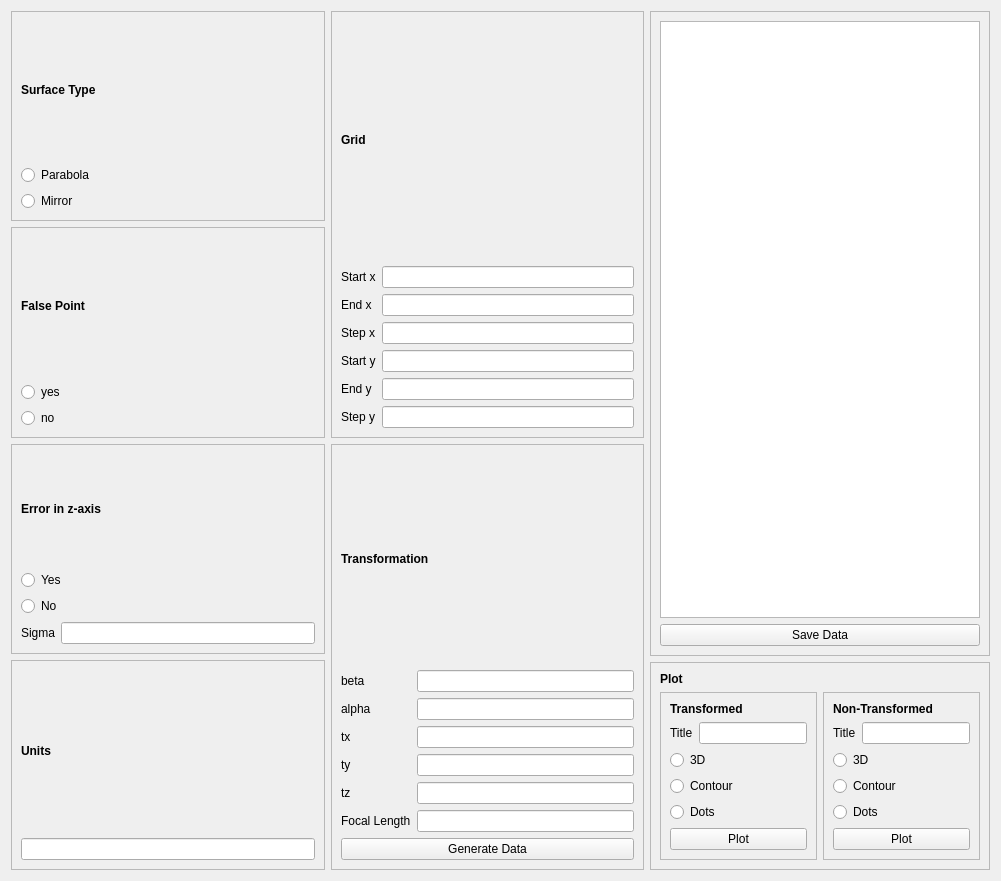
               <widget class="QWidget" name="scrollAreaWidgetContents_2">
                <property name="geometry">
                 <rect>
                  <x>0</x>
                  <y>0</y>
                  <width>1001</width>
                  <height>881</height>
                 </rect>
                </property>
                <layout class="QVBoxLayout" name="verticalLayout_31">
                 <item>
                  <layout class="QHBoxLayout" name="horizontalLayout_7">
                   <item>
                    <layout class="QVBoxLayout" name="verticalLayout">
                     <item>
                      <widget class="QFrame" name="frame">
                       <property name="frameShape">
                        <enum>QFrame::StyledPanel</enum>
                       </property>
                       <property name="frameShadow">
                        <enum>QFrame::Raised</enum>
                       </property>
                       <layout class="QVBoxLayout" name="verticalLayout_9">
                        <item>
                         <layout class="QVBoxLayout" name="verticalLayout_8">
                          <item>
                           <widget class="Label_Info" name="label_2">
                            <property name="frameShape">
                             <enum>QFrame::NoFrame</enum>
                            </property>
                            <property name="text">
                             <string>&lt;html&gt;&lt;head/&gt;&lt;body&gt;&lt;p&gt;&lt;span style=&quot; font-weight:600;&quot;&gt;Surface Type&lt;/span&gt;&lt;/p&gt;&lt;/body&gt;&lt;/html&gt;</string>
                            </property>
                           </widget>
                          </item>
                          <item>
                           <widget class="QRadioButton" name="radioButton">
                            <property name="text">
                             <string>Parabola</string>
                            </property>
                           </widget>
                          </item>
                          <item>
                           <widget class="QRadioButton" name="radioButton_2">
                            <property name="text">
                             <string>Mirror</string>
                            </property>
                           </widget>
                          </item>
                         </layout>
                        </item>
                       </layout>
                      </widget>
                     </item>
                     <item>
                      <widget class="QFrame" name="frame_2">
                       <property name="frameShape">
                        <enum>QFrame::StyledPanel</enum>
                       </property>
                       <property name="frameShadow">
                        <enum>QFrame::Raised</enum>
                       </property>
                       <layout class="QVBoxLayout" name="verticalLayout_7">
                        <item>
                         <layout class="QVBoxLayout" name="verticalLayout_6">
                          <item>
                           <widget class="Label_Info" name="label_3">
                            <property name="text">
                             <string>&lt;html&gt;&lt;head/&gt;&lt;body&gt;&lt;p&gt;&lt;span style=&quot; font-weight:600;&quot;&gt;False Point&lt;/span&gt;&lt;/p&gt;&lt;/body&gt;&lt;/html&gt;</string>
                            </property>
                           </widget>
                          </item>
                          <item>
                           <widget class="QRadioButton" name="radioButton_3">
                            <property name="text">
                             <string>yes</string>
                            </property>
                           </widget>
                          </item>
                          <item>
                           <widget class="QRadioButton" name="radioButton_4">
                            <property name="text">
                             <string>no</string>
                            </property>
                           </widget>
                          </item>
                         </layout>
                        </item>
                       </layout>
                      </widget>
                     </item>
                     <item>
                      <widget class="QFrame" name="frame_3">
                       <property name="frameShape">
                        <enum>QFrame::StyledPanel</enum>
                       </property>
                       <property name="frameShadow">
                        <enum>QFrame::Raised</enum>
                       </property>
                       <layout class="QVBoxLayout" name="verticalLayout_5">
                        <item>
                         <layout class="QVBoxLayout" name="verticalLayout_4">
                          <item>
                           <widget class="Label_Info" name="label_4">
                            <property name="text">
                             <string>&lt;html&gt;&lt;head/&gt;&lt;body&gt;&lt;p&gt;&lt;span style=&quot; font-weight:600;&quot;&gt;Error in z-axis&lt;/span&gt;&lt;/p&gt;&lt;/body&gt;&lt;/html&gt;</string>
                            </property>
                           </widget>
                          </item>
                          <item>
                           <widget class="QRadioButton" name="radioButton_5">
                            <property name="text">
                             <string>Yes</string>
                            </property>
                           </widget>
                          </item>
                          <item>
                           <widget class="QRadioButton" name="radioButton_6">
                            <property name="text">
                             <string>No</string>
                            </property>
                           </widget>
                          </item>
                          <item>
                           <layout class="QHBoxLayout" name="horizontalLayout">
                            <item>
                             <widget class="QLabel" name="label_5">
                              <property name="text">
                               <string>Sigma</string>
                              </property>
                             </widget>
                            </item>
                            <item>
                             <widget class="QLineEdit" name="lineEdit"/>
                            </item>
                           </layout>
                          </item>
                         </layout>
                        </item>
                       </layout>
                      </widget>
                     </item>
                     <item>
                      <widget class="QFrame" name="frame_6">
                       <property name="frameShape">
                        <enum>QFrame::StyledPanel</enum>
                       </property>
                       <property name="frameShadow">
                        <enum>QFrame::Raised</enum>
                       </property>
                       <layout class="QVBoxLayout" name="verticalLayout_3">
                        <item>
                         <layout class="QVBoxLayout" name="verticalLayout_2">
                          <item>
                           <widget class="Label_Info" name="label_20">
                            <property name="text">
                             <string>&lt;html&gt;&lt;head/&gt;&lt;body&gt;&lt;p&gt;&lt;span style=&quot; font-weight:600;&quot;&gt;Units&lt;/span&gt;&lt;/p&gt;&lt;/body&gt;&lt;/html&gt;</string>
                            </property>
                           </widget>
                          </item>
                          <item>
                           <widget class="QLineEdit" name="lineEdit_14"/>
                          </item>
                         </layout>
                        </item>
                       </layout>
                      </widget>
                     </item>
                    </layout>
                   </item>
                   <item>
                    <layout class="QVBoxLayout" name="verticalLayout_30">
                     <item>
                      <widget class="QFrame" name="frame_4">
                       <property name="frameShape">
                        <enum>QFrame::StyledPanel</enum>
                       </property>
                       <property name="frameShadow">
                        <enum>QFrame::Raised</enum>
                       </property>
                       <layout class="QVBoxLayout" name="verticalLayout_17">
                        <item>
                         <layout class="QVBoxLayout" name="verticalLayout_16">
                          <item>
                           <widget class="Label_Info" name="label_6">
                            <property name="text">
                             <string>&lt;html&gt;&lt;head/&gt;&lt;body&gt;&lt;p&gt;&lt;span style=&quot; font-weight:600;&quot;&gt;Grid&lt;/span&gt;&lt;/p&gt;&lt;/body&gt;&lt;/html&gt;</string>
                            </property>
                           </widget>
                          </item>
                          <item>
                           <layout class="QHBoxLayout" name="horizontalLayout_3">
                            <item>
                             <layout class="QVBoxLayout" name="verticalLayout_14">
                              <item>
                               <widget class="QLabel" name="label_7">
                                <property name="text">
                                 <string>&lt;html&gt;&lt;head/&gt;&lt;body&gt;&lt;p&gt;Start x&lt;/p&gt;&lt;/body&gt;&lt;/html&gt;</string>
                                </property>
                               </widget>
                              </item>
                              <item>
                               <widget class="QLabel" name="label_8">
                                <property name="text">
                                 <string>End x</string>
                                </property>
                               </widget>
                              </item>
                              <item>
                               <widget class="QLabel" name="label_9">
                                <property name="text">
                                 <string>Step x</string>
                                </property>
                               </widget>
                              </item>
                              <item>
                               <widget class="QLabel" name="label_10">
                                <property name="text">
                                 <string>Start y</string>
                                </property>
                               </widget>
                              </item>
                              <item>
                               <widget class="QLabel" name="label_11">
                                <property name="text">
                                 <string>End y</string>
                                </property>
                               </widget>
                              </item>
                              <item>
                               <widget class="QLabel" name="label_12">
                                <property name="text">
                                 <string>Step y</string>
                                </property>
                               </widget>
                              </item>
                             </layout>
                            </item>
                            <item>
                             <layout class="QVBoxLayout" name="verticalLayout_15">
                              <item>
                               <widget class="QLineEdit" name="lineEdit_7"/>
                              </item>
                              <item>
                               <widget class="QLineEdit" name="lineEdit_2"/>
                              </item>
                              <item>
                               <widget class="QLineEdit" name="lineEdit_3"/>
                              </item>
                              <item>
                               <widget class="QLineEdit" name="lineEdit_4"/>
                              </item>
                              <item>
                               <widget class="QLineEdit" name="lineEdit_5"/>
                              </item>
                              <item>
                               <widget class="QLineEdit" name="lineEdit_6"/>
                              </item>
                             </layout>
                            </item>
                           </layout>
                          </item>
                         </layout>
                        </item>
                       </layout>
                      </widget>
                     </item>
                     <item>
                      <widget class="QFrame" name="frame_5">
                       <property name="frameShape">
                        <enum>QFrame::StyledPanel</enum>
                       </property>
                       <property name="frameShadow">
                        <enum>QFrame::Raised</enum>
                       </property>
                       <layout class="QVBoxLayout" name="verticalLayout_13">
                        <item>
                         <layout class="QVBoxLayout" name="verticalLayout_12">
                          <item>
                           <widget class="Label_Info" name="label_13">
                            <property name="text">
                             <string>&lt;html&gt;&lt;head/&gt;&lt;body&gt;&lt;p&gt;&lt;span style=&quot; font-weight:600;&quot;&gt;Transformation&lt;/span&gt;&lt;/p&gt;&lt;/body&gt;&lt;/html&gt;</string>
                            </property>
                           </widget>
                          </item>
                          <item>
                           <layout class="QHBoxLayout" name="horizontalLayout_2">
                            <item>
                             <layout class="QVBoxLayout" name="verticalLayout_10">
                              <item>
                               <widget class="QLabel" name="label_14">
                                <property name="text">
                                 <string>beta</string>
                                </property>
                               </widget>
                              </item>
                              <item>
                               <widget class="QLabel" name="label_15">
                                <property name="text">
                                 <string>alpha</string>
                                </property>
                               </widget>
                              </item>
                              <item>
                               <widget class="QLabel" name="label_16">
                                <property name="text">
                                 <string>tx</string>
                                </property>
                               </widget>
                              </item>
                              <item>
                               <widget class="QLabel" name="label_17">
                                <property name="text">
                                 <string>ty</string>
                                </property>
                               </widget>
                              </item>
                              <item>
                               <widget class="QLabel" name="label_18">
                                <property name="text">
                                 <string>tz</string>
                                </property>
                               </widget>
                              </item>
                              <item>
                               <widget class="QLabel" name="label_19">
                                <property name="text">
                                 <string>Focal Length</string>
                                </property>
                               </widget>
                              </item>
                             </layout>
                            </item>
                            <item>
                             <layout class="QVBoxLayout" name="verticalLayout_11">
                              <item>
                               <widget class="QLineEdit" name="lineEdit_8"/>
                              </item>
                              <item>
                               <widget class="QLineEdit" name="lineEdit_9"/>
                              </item>
                              <item>
                               <widget class="QLineEdit" name="lineEdit_10"/>
                              </item>
                              <item>
                               <widget class="QLineEdit" name="lineEdit_11"/>
                              </item>
                              <item>
                               <widget class="QLineEdit" name="lineEdit_12"/>
                              </item>
                              <item>
                               <widget class="QLineEdit" name="lineEdit_13"/>
                              </item>
                             </layout>
                            </item>
                           </layout>
                          </item>
                          <item>
                           <widget class="QPushButton" name="pushButton_3">
                            <property name="text">
                             <string>Generate Data</string>
                            </property>
                           </widget>
                          </item>
                         </layout>
                        </item>
                       </layout>
                      </widget>
                     </item>
                    </layout>
                   </item>
                   <item>
                    <layout class="QVBoxLayout" name="verticalLayout_29">
                     <item>
                      <widget class="QFrame" name="frame_20">
                       <property name="frameShape">
                        <enum>QFrame::StyledPanel</enum>
                       </property>
                       <property name="frameShadow">
                        <enum>QFrame::Raised</enum>
                       </property>
                       <layout class="QVBoxLayout" name="verticalLayout_28">
                        <item>
                         <layout class="QVBoxLayout" name="verticalLayout_27">
                          <item>
                           <widget class="QTextEdit" name="textEdit"/>
                          </item>
                          <item>
                           <widget class="QPushButton" name="pushButton_2">
                            <property name="text">
                             <string>Save Data</string>
                            </property>
                           </widget>
                          </item>
                         </layout>
                        </item>
                       </layout>
                      </widget>
                     </item>
                     <item>
                      <widget class="QFrame" name="frame_7">
                       <property name="frameShape">
                        <enum>QFrame::StyledPanel</enum>
                       </property>
                       <property name="frameShadow">
                        <enum>QFrame::Raised</enum>
                       </property>
                       <layout class="QVBoxLayout" name="verticalLayout_26">
                        <item>
                         <layout class="QVBoxLayout" name="verticalLayout_25">
                          <item>
                           <widget class="QLabel" name="label_21">
                            <property name="text">
                             <string>&lt;html&gt;&lt;head/&gt;&lt;body&gt;&lt;p&gt;&lt;span style=&quot; font-weight:600;&quot;&gt;Plot&lt;/span&gt;&lt;/p&gt;&lt;/body&gt;&lt;/html&gt;</string>
                            </property>
                           </widget>
                          </item>
                          <item>
                           <layout class="QHBoxLayout" name="horizontalLayout_6">
                            <item>
                             <widget class="QFrame" name="frame_8">
                              <property name="frameShape">
                               <enum>QFrame::StyledPanel</enum>
                              </property>
                              <property name="frameShadow">
                               <enum>QFrame::Raised</enum>
                              </property>
                              <layout class="QVBoxLayout" name="verticalLayout_20">
                               <item>
                                <layout class="QVBoxLayout" name="verticalLayout_19">
                                 <item>
                                  <widget class="QLabel" name="label_24">
                                   <property name="text">
                                    <string>&lt;html&gt;&lt;head/&gt;&lt;body&gt;&lt;p&gt;&lt;span style=&quot; font-weight:600;&quot;&gt;Transformed&lt;/span&gt;&lt;/p&gt;&lt;/body&gt;&lt;/html&gt;</string>
                                   </property>
                                  </widget>
                                 </item>
                                 <item>
                                  <layout class="QHBoxLayout" name="horizontalLayout_4">
                                   <item>
                                    <widget class="QLabel" name="label_22">
                                     <property name="text">
                                      <string>Title</string>
                                     </property>
                                    </widget>
                                   </item>
                                   <item>
                                    <widget class="QLineEdit" name="lineEdit_15"/>
                                   </item>
                                  </layout>
                                 </item>
                                 <item>
                                  <layout class="QVBoxLayout" name="verticalLayout_18">
                                   <item>
                                    <widget class="QRadioButton" name="radioButton_7">
                                     <property name="text">
                                      <string>3D</string>
                                     </property>
                                    </widget>
                                   </item>
                                   <item>
                                    <widget class="QRadioButton" name="radioButton_8">
                                     <property name="text">
                                      <string>Contour</string>
                                     </property>
                                    </widget>
                                   </item>
                                   <item>
                                    <widget class="QRadioButton" name="radioButton_9">
                                     <property name="text">
                                      <string>Dots</string>
                                     </property>
                                    </widget>
                                   </item>
                                   <item>
                                    <widget class="QPushButton" name="pushButton_4">
                                     <property name="text">
                                      <string>Plot</string>
                                     </property>
                                    </widget>
                                   </item>
                                  </layout>
                                 </item>
                                </layout>
                               </item>
                              </layout>
                             </widget>
                            </item>
                            <item>
                             <widget class="QFrame" name="frame_9">
                              <property name="frameShape">
                               <enum>QFrame::StyledPanel</enum>
                              </property>
                              <property name="frameShadow">
                               <enum>QFrame::Raised</enum>
                              </property>
                              <layout class="QVBoxLayout" name="verticalLayout_24">
                               <item>
                                <layout class="QVBoxLayout" name="verticalLayout_23">
                                 <item>
                                  <widget class="QLabel" name="label_25">
                                   <property name="text">
                                    <string>&lt;html&gt;&lt;head/&gt;&lt;body&gt;&lt;p&gt;&lt;span style=&quot; font-weight:600;&quot;&gt;Non-Transformed&lt;/span&gt;&lt;/p&gt;&lt;/body&gt;&lt;/html&gt;</string>
                                   </property>
                                  </widget>
                                 </item>
                                 <item>
                                  <layout class="QVBoxLayout" name="verticalLayout_22">
                                   <item>
                                    <layout class="QHBoxLayout" name="horizontalLayout_5">
                                     <item>
                                      <widget class="QLabel" name="label_23">
                                       <property name="text">
                                        <string>Title</string>
                                       </property>
                                      </widget>
                                     </item>
                                     <item>
                                      <widget class="QLineEdit" name="lineEdit_16"/>
                                     </item>
                                    </layout>
                                   </item>
                                   <item>
                                    <layout class="QVBoxLayout" name="verticalLayout_21">
                                     <item>
                                      <widget class="QRadioButton" name="radioButton_10">
                                       <property name="text">
                                        <string>3D</string>
                                       </property>
                                      </widget>
                                     </item>
                                     <item>
                                      <widget class="QRadioButton" name="radioButton_11">
                                       <property name="text">
                                        <string>Contour</string>
                                       </property>
                                      </widget>
                                     </item>
                                     <item>
                                      <widget class="QRadioButton" name="radioButton_12">
                                       <property name="text">
                                        <string>Dots</string>
                                       </property>
                                      </widget>
                                     </item>
                                     <item>
                                      <widget class="QPushButton" name="pushButton_5">
                                       <property name="text">
                                        <string>Plot</string>
                                       </property>
                                      </widget>
                                     </item>
                                    </layout>
                                   </item>
                                  </layout>
                                 </item>
                                </layout>
                               </item>
                              </layout>
                             </widget>
                            </item>
                           </layout>
                          </item>
                         </layout>
                        </item>
                       </layout>
                      </widget>
                     </item>
                    </layout>
                   </item>
                  </layout>
                 </item>
                </layout>
               </widget>
